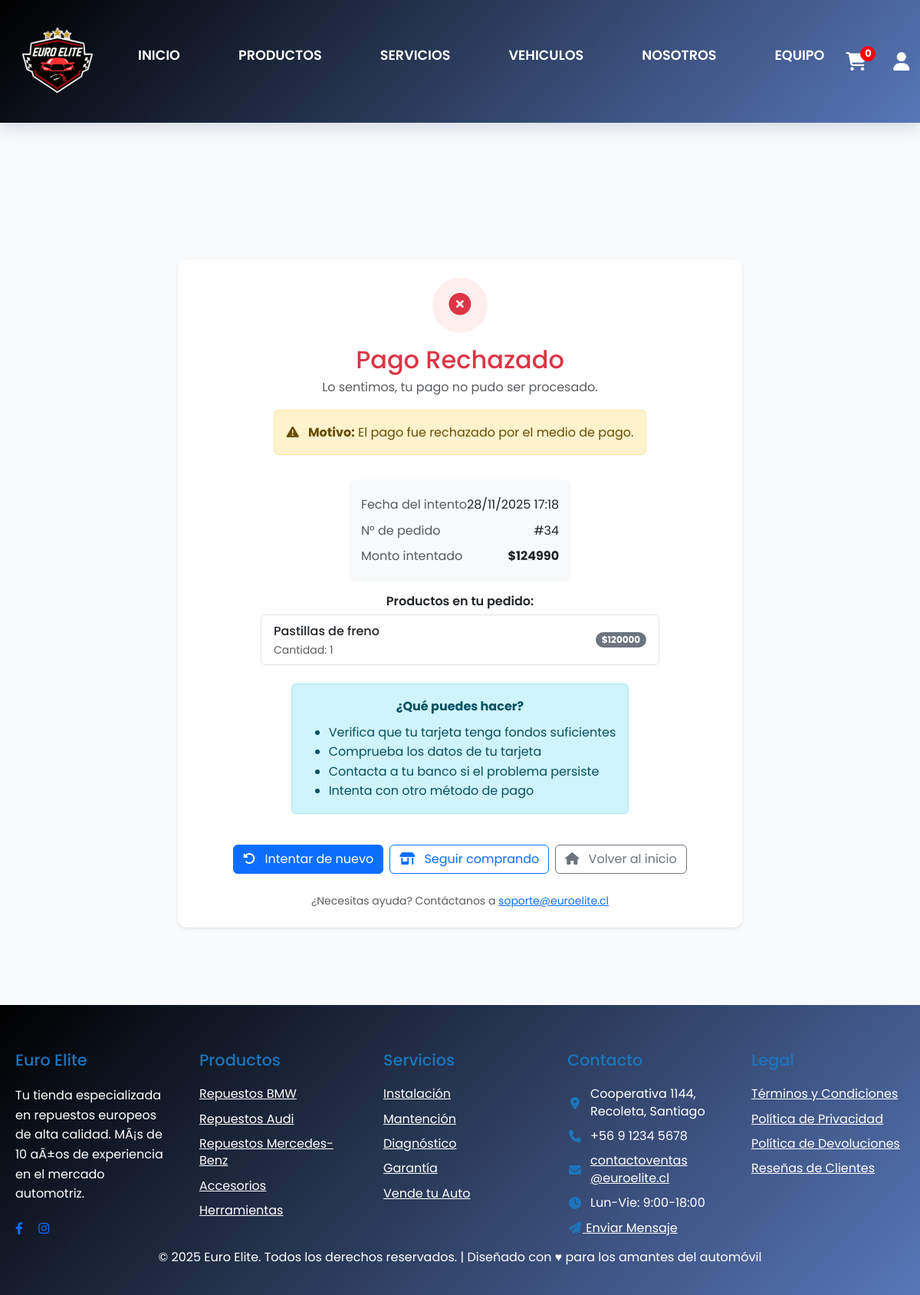
Screenshot of /compra_rechazada/34/ with the database file from the repository.
### Main/models.py (models this page shows, shortened)
class Pedido(models.Model):
    class Estado(models.TextChoices):
        PENDIENTE = "PENDIENTE", "Pendiente"
        PAGADO = "PAGADO", "Pagado"
        PREPARACION = "PREPARACION", "En preparación"
        EN_RUTA = "EN_RUTA", "En ruta"
        ENVIADO = "ENVIADO", "Enviado"
        ENTREGADO = "ENTREGADO", "Entregado"
        CANCELADO = "CANCELADO", "Cancelado"
    class MetodoEntrega(models.TextChoices):
        RETIRO = "RETIRO", "Retiro en tienda"
        DESPACHO = "DESPACHO", "Despacho a domicilio"
    class MetodoPago(models.TextChoices):
        EFECTIVO = "EFECTIVO", "Efectivo"
        TRANSFERENCIA = "TRANSFERENCIA", "Transferencia"
        PASARELA = "PASARELA", "Pasarela de pago"
    usuario = models.ForeignKey(
        settings.AUTH_USER_MODEL,
        on_delete=models.CASCADE,
        related_name="pedidos"
    )
    total = models.DecimalField(
        max_digits=12,
        decimal_places=0,
        help_text="Total pagado por el cliente (CON IVA incluido)"
    )
    costo_total = models.DecimalField(
        max_digits=12,
        decimal_places=0,
        default=0,
        help_text="Costo real de los productos"
    )
    iva = models.DecimalField(
        max_digits=12,
        decimal_places=0,
        default=0
    )
    ganancia = models.DecimalField(
        max_digits=12,
        decimal_places=0,
        default=0
    )
    estado = models.CharField(
        max_length=20,
        choices=Estado.choices,
        default=Estado.PENDIENTE
    )
    metodo_entrega = models.CharField(
        max_length=20,
        choices=MetodoEntrega.choices,
        default=MetodoEntrega.RETIRO
    )
    metodo_pago = models.CharField(
        max_length=20,
        choices=MetodoPago.choices,
        default=MetodoPago.EFECTIVO
    )
    creado = models.DateTimeField(auto_now_add=True)
    usuario = models.ForeignKey(
        settings.AUTH_USER_MODEL,
        on_delete=models.PROTECT,
        related_name="pedidos",
        verbose_name="Cliente"
    )
    asignado_a = models.ForeignKey(
        settings.AUTH_USER_MODEL,
        on_delete=models.SET_NULL,
        null=True,
        blank=True,
        related_name="entregas_asignadas",
        verbose_name="Empleado asignado"
    )
    asignado_por = models.ForeignKey(
        settings.AUTH_USER_MODEL,
        on_delete=models.SET_NULL,
        null=True,
        blank=True,
        related_name="asignaciones_realizadas",
        verbose_name="Asignador"
    )
    estado = models.CharField(max_length=15, choices=Estado.choices, default=Estado.PENDIENTE, db_index=True)
    metodo_entrega = models.CharField(max_length=10, choices=MetodoEntrega.choices)
    metodo_pago = models.CharField(max_length=30, choices=MetodoPago.choices)
    direccion_envio = models.ForeignKey("Direccion", null=True, blank=True, on_delete=models.SET_NULL, related_name="envios")
    direccion_facturacion = models.ForeignKey("Direccion", null=True, blank=True, on_delete=models.SET_NULL, related_name="facturaciones")
    subtotal = models.DecimalField(max_digits=12, decimal_places=2, default=0)
    descuento = models.DecimalField(max_digits=12, decimal_places=2, default=0)
    codigo_descuento = models.ForeignKey("CodigoDescuento", null=True, blank=True, on_delete=models.SET_NULL, related_name="pedidos")
    envio = models.DecimalField(max_digits=12, decimal_places=2, default=0)
    total = models.DecimalField(max_digits=12, decimal_places=2, default=0)
    entregado_por = models.CharField(max_length=100, blank=True, null=True)
    hora_entrega = models.TimeField(blank=True, null=True)
    observacion_entrega = models.TextField(blank=True, null=True)
    receptor_nombre = models.CharField(max_length=200, blank=True, null=True)
    receptor_rut = models.CharField(max_length=30, blank=True, null=True)
    firma_entrega = models.ImageField(
        upload_to="firmas/",
        null=True,
        blank=True,
        validators=[FileExtensionValidator(['png','jpg','jpeg'])]
    )
    foto_entrega = models.ImageField(
        upload_to="entregas/",
        null=True,
        blank=True,
        validators=[FileExtensionValidator(['png','jpg','jpeg'])]
    )
    creado = models.DateTimeField(auto_now_add=True)
    actualizado = models.DateTimeField(auto_now=True)
    class Meta:
        ordering = ["-creado"]
        verbose_name = "Pedido"
        verbose_name_plural = "Pedidos"

class MarcaTiempo(models.Model):
    creado = models.DateTimeField(auto_now_add=True, db_index=True)
    actualizado = models.DateTimeField(auto_now=True)
    class Meta:
        abstract = True

class ItemPedido(MarcaTiempo):
    pedido = models.ForeignKey(Pedido, on_delete=models.CASCADE, related_name="items")
    producto = models.ForeignKey(Producto, on_delete=models.PROTECT)
    nombre_producto = models.CharField(max_length=200)
    sku_producto = models.CharField(max_length=60)
    precio_unitario = models.DecimalField(max_digits=12, decimal_places=2)
    cantidad = models.PositiveIntegerField(validators=[MinValueValidator(1)])

### Main/views.py (the view, shortened to what this page needs)
# urls.py: path('compra_rechazada/', main_views.compra_rechazada, name='compra_rechazada'),
@csrf_exempt
def compra_rechazada(request, pedido_id=None):
    print(f"[COMPRA_RECHAZADA] ========== INICIO ==========")
    print(f"[COMPRA_RECHAZADA] pedido_id recibido: {pedido_id}")
    print(f"[COMPRA_RECHAZADA] Usuario autenticado: {request.user.is_authenticated}")
    pedido = None
    pago = None
    motivo_rechazo = None
    if not pedido_id:
        pedido_id = request.session.get('last_order_id')
        print(f"[COMPRA_RECHAZADA] pedido_id desde sesión: {pedido_id}")
    if pedido_id:
        try:
            pedido = Pedido.objects.select_related('usuario').prefetch_related('items__producto').get(id=pedido_id)
            pago = getattr(pedido, 'pago', None)
            print(f"[COMPRA_RECHAZADA] ✅ Pedido {pedido.id} encontrado, estado: {pedido.estado}")
        except Pedido.DoesNotExist:
            print(f"[COMPRA_RECHAZADA] ❌ Pedido {pedido_id} NO existe")
    numero_pedido = getattr(pedido, 'id', None) if pedido else None
    total = getattr(pedido, 'total', None) if pedido else None
    template_user = request.user if request.user.is_authenticated else (pedido.usuario if pedido else None)
    print(f"[COMPRA_RECHAZADA] Renderizando template con pedido_id={numero_pedido}")
    print(f"[COMPRA_RECHAZADA] ========== FIN ==========")
    return render(request, 'taller/compra_rechazada.html', {
        'user': template_user,
        'pedido': pedido,
        'numero_pedido': numero_pedido,
        'total': total,
        'motivo_rechazo': motivo_rechazo or 'El pago fue rechazado por el medio de pago.',
    })

### Main/templates/taller/compra_rechazada.html (shortened to what this page needs)
{% extends 'base.html' %}
{% load static %}
{% block content %}
<br>
<br>
<br>
<br>
<br>
<br>
<div class="container my-4">
  <div class="row justify-content-center">
    <div class="col-12 col-lg-8">
      <div class="card shadow-sm p-4 text-center rejection-card">
        <div class="rejection-icon mx-auto mb-3">
          <i class="fa-solid fa-times-circle"></i>
        </div>
        <h2 class="mb-1 text-danger">Pago Rechazado</h2>
        <p class="text-muted mb-3">Lo sentimos, tu pago no pudo ser procesado.</p>
        {% if motivo_rechazo %}
        <div class="alert alert-warning mx-auto" style="max-width: 520px;">
          <i class="fa-solid fa-exclamation-triangle me-2"></i>
          <strong>Motivo:</strong> {{ motivo_rechazo }}
        </div>
        {% endif %}
        {% if pedido %}
        <div class="bg-light rounded-3 p-3 text-start mx-auto mt-3" style="max-width: 520px;">
          <div class="d-flex justify-content-between py-1">
            <span class="text-muted">Fecha del intento</span>
            <span>{{ pedido.creado|date:"d/m/Y H:i" }}</span>
          </div>
          {% if numero_pedido %}
          <div class="d-flex justify-content-between py-1">
            <span class="text-muted">N° de pedido</span>
            <span>#{{ numero_pedido }}</span>
          </div>
          {% endif %}
          {% if total %}
          <div class="d-flex justify-content-between py-1">
            <span class="text-muted">Monto intentado</span>
            <span class="fw-bold">${{ total|floatformat:0 }}</span>
          </div>
          {% endif %}
        </div>
        {% if pedido.items.all %}
        <div class="mt-3">
          <h6 class="fw-semibold mb-2">Productos en tu pedido:</h6>
          <div class="list-group" style="max-width: 520px; margin: 0 auto;">
            {% for item in pedido.items.all %}
            <div class="list-group-item d-flex justify-content-between align-items-center">
              <div class="text-start">
                <div class="fw-medium">{{ item.nombre_producto }}</div>
                <small class="text-muted">Cantidad: {{ item.cantidad }}</small>
              </div>
              <span class="badge bg-secondary rounded-pill">${{ item.precio_unitario|floatformat:0 }}</span>
            </div>
            {% endfor %}
          </div>
        </div>
        {% endif %}
        {% endif %}
        <div class="alert alert-info mx-auto mt-4" style="max-width: 520px;">
          <p class="mb-2"><strong>¿Qué puedes hacer?</strong></p>
          <ul class="text-start mb-0">
            <li>Verifica que tu tarjeta tenga fondos suficientes</li>
            <li>Comprueba los datos de tu tarjeta</li>
            <li>Contacta a tu banco si el problema persiste</li>
            <li>Intenta con otro método de pago</li>
          </ul>
        </div>
        <div class="d-flex flex-wrap gap-2 justify-content-center mt-4">
          <a href="{% url 'carrito_compras' %}" class="btn btn-primary">
            <i class="fa-solid fa-rotate-left me-2"></i> Intentar de nuevo
          </a>
          <a href="{% url 'productos' %}" class="btn btn-outline-primary">
            <i class="fa-solid fa-shop me-2"></i> Seguir comprando
          </a>
          <a href="{% url 'home' %}" class="btn btn-outline-secondary">
            <i class="fa-solid fa-house me-2"></i> Volver al inicio
          </a>
        </div>
        <p class="small text-muted mt-4 mb-0">
          ¿Necesitas ayuda? Contáctanos a <a href="mailto:soporte@euroelite.cl">soporte@euroelite.cl</a>
        </p>
      </div>
    </div>
  </div>
</div>
<br>
<br>
<br>
{% endblock %}

### Main/static/css/style.css (style rules this page uses)
:root { --primary-dark: #062B61; --primary-medium: #003399; --primary-light: #1C75BC; --accent-red: #E31E24; --neutral-gray: #808080; --white: #FFFFFF; --shadow: 0 4px 15px rgba(6, 43, 97, 0.1); --shadow-hover: 0 8px 25px rgba(6, 43, 97, 0.2); --border-radius: 12px; --transition: all 0.3s ease; }
* { margin: 0; padding: 0; box-sizing: border-box; }
body { font-family: 'Poppins', sans-serif; line-height: 1.6; color: #333; overflow-x: hidden; opacity: 0; min-height: 100vh; display: flex; flex-direction: column; background-color: #F8F9FB; }
body { font-family: 'Poppins', sans-serif; line-height: 1.6; color: #333; overflow-x: hidden; opacity: 0; min-height: 100vh; display: flex; flex-direction: column; }

### Main/templates/base.html (style rules this page uses)
:root { --navbar-height: 160px; }
body { padding-top: var(--navbar-height); }

### Main/templates/taller/compra_rechazada.html (style rules this page uses)
.rejection-card { border: 0; border-radius: 12px; background: #fff; }
.rejection-icon { width: 72px; height: 72px; border-radius: 50%; display: grid; place-items: center; background: #fee; color: #dc3545; font-size: 1.8rem; }

### rows the page displays
Pedido: creado "28/11/2025 17:18", total "124990"
ItemPedido: nombre_producto "Pastillas de freno", cantidad "1", precio_unitario "120000"

### other values shown
{{ motivo_rechazo }} "El pago fue rechazado por el medio de pago."
{{ numero_pedido }} "34"
